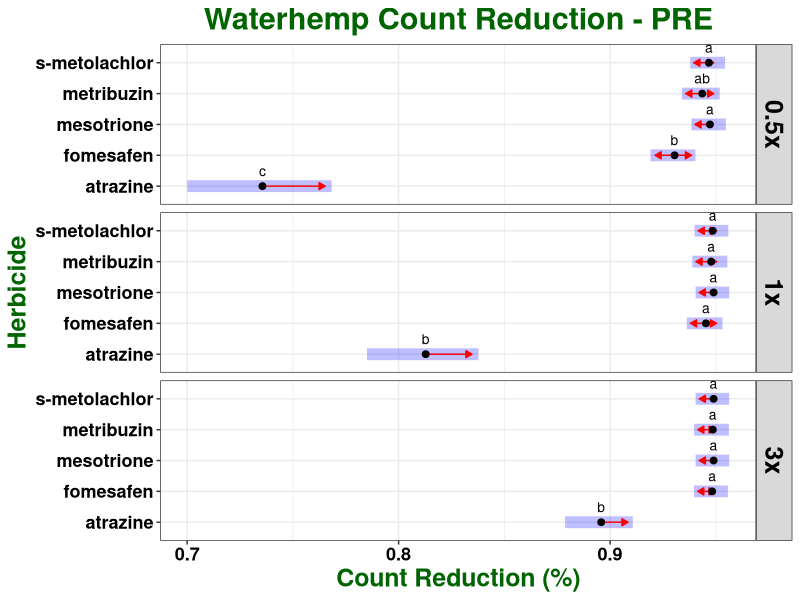

Generate this figure with R: (Note: this script raises an error after producing the figure.)
## ---- chunk 1

knitr::opts_chunk$set(echo = TRUE)
library(tidyverse)
library(ggplot2)
library(car)
library(emmeans)
library(multcompView)
library(glmmTMB)
library(ggpubr)

## ---- chunk 2

waterhemp <- read.csv("All PRE_Reduction.csv")

str(waterhemp)

waterhemp$run <- as.factor(waterhemp$run)

waterhemp$pop <- as.factor(waterhemp$pop)

waterhemp$herb <- as.factor(waterhemp$herb)

waterhemp$rate <- as.factor(waterhemp$rate)

waterhemp$rep <- as.factor(waterhemp$rep)

str(waterhemp)

## ---- chunk 3

model <- glmmTMB(count_red ~ herb * rate + (1|run) + (1|pop), data = waterhemp, beta_family(link = "logit"))

## ---- chunk 4

summary(model)

## ---- chunk 5

glmmTMB:::Anova.glmmTMB(model)

## ---- chunk 6

emm_herb_rate <- emmeans(model, ~ herb|rate, adjust = "tukey", type = "response", contr = "pairwise")

emm_herb_rate

CLD_emm_herb_rate <- if(requireNamespace("multcomp")) {
    multcomp::cld(emm_herb_rate$emmeans, alpha = 0.05, Letters=letters, adjust="tukey", reversed = TRUE)}

CLD_emm_herb_rate

## ---- chunk 7

plot(emm_herb_rate, adjust = "tukey", comparisons = T, alpha = 0.05) + 
  geom_point(size = 1) +
  geom_text(aes(label = c("c", "b", "a", "ab", "a",
                          "b", "a", "a", "a", "a",
                          "b", "a", "a", "a", "a")),
            vjust = -1, size = 3.5) +
  labs(title = "Waterhemp Count Reduction - PRE", 
       x = "Count Reduction (%)", 
       y = "Herbicide") + 
  facet_grid(rate ~ .) +
  theme_bw() + 
  theme (plot.title = element_text(face = "bold", hjust = 0.5, size = 22, colour = "darkgreen"), 
         axis.title = element_text(face = "bold", size = 18, colour = "darkgreen"), 
         axis.text = element_text(face = "bold", size = 13, colour = "black"),
         strip.text = element_text(face = "bold", size = 18, colour = "black")) +
  ggsave("BETA Tukey HSD_HERBxRATE.jpeg", units="in", width = 10, height = 7, dpi = 600)
